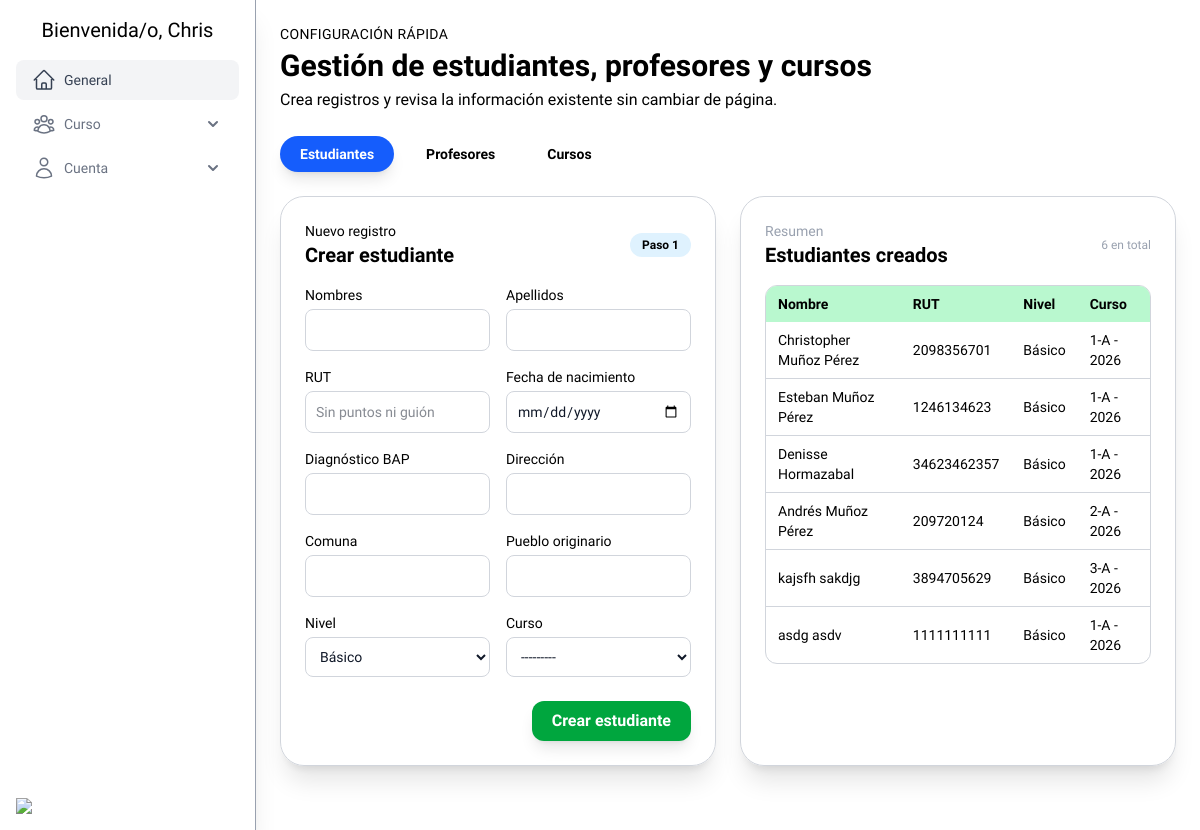
The page /core/gestion (signed in) on the database its author committed.
### accounts/models.py (models this page shows, shortened)
class User(AbstractUser):
    class Roles(models.TextChoices):
        ADMIN = 'ADMIN', 'Administrador'
        DIRECTOR = 'DIRECTOR', 'Director'
        COORDINATOR = 'COORDINADOR', 'Coordinador'
        TEACHER = 'TEACHER', 'Docente'
        PROFESSIONAL = 'PROFESSIONAL', 'Profesional'
    role = models.CharField(max_length=20, choices=Roles.choices, default=Roles.TEACHER)
    profesion = models.CharField(max_length=150, blank=True)
    phone = models.IntegerField(blank=True, null=True)
    address = models.CharField(max_length=255, blank=True)
    birth_date = models.DateField(null=True, blank=True)
    nro_registro = models.CharField(max_length=20, null=True)
    sala = models.ForeignKey(Sala, on_delete=models.SET_NULL, null=True, blank=True)

### core/models.py (models this page shows, shortened)
class DateTime(models.Model):
    created_at = models.DateTimeField(auto_now_add=True)
    updated_at = models.DateTimeField(auto_now=True)
    class Meta:
        abstract = True

class Estudiante(DateTime):
    first_name = models.CharField(max_length=150)
    last_name = models.CharField(max_length=150)
    rut = models.CharField(max_length=10, unique=True, verbose_name="RUT")
    birth_date = models.DateField()
    bapDiag = models.CharField(max_length=40)
    address = models.CharField(max_length=40)
    commune = models.CharField(max_length=40)
    etnia = models.CharField(max_length=40, null=True, blank=True)
    parents = models.ManyToManyField(Apoderado, related_name="students", blank=True)
    curso = models.ForeignKey(
        Curso, on_delete=models.CASCADE, related_name="students", null=True, blank=True
    )
    nivel = models.CharField(max_length=10, choices=Nivel.choices, default=Nivel.BASIC)

class Curso(DateTime):
    level = models.CharField(max_length=10, choices=Nivel.choices, default=Nivel.BASIC)
    name = models.CharField(max_length=25)
    sala_id = models.ForeignKey(
        Sala, on_delete=models.CASCADE, related_name="cursos", null=True
    )
    def __str__(self) -> str:
        return f"{self.name} - {self.created_at.year}"

### core/views.py (the view)
# urls.py: path('gestion', gestion_view, name='gestion'),
@staff_member_required
def gestion_view(request):
    active_tab = request.GET.get("tab", "estudiantes")
    User = get_user_model()
    if request.method == "POST":
        active_tab = request.POST.get("active_tab", "estudiantes")
        if active_tab == "estudiantes":
            estudiante_form = EstudianteForm(request.POST)
            profesor_form = ProfesorForm()
            curso_form = CursoForm()
            if estudiante_form.is_valid():
                estudiante_form.save()
                messages.success(request, "Estudiante creado correctamente.")
                return redirect(f"{request.path}?tab=estudiantes")
        elif active_tab == "profesores":
            profesor_form = ProfesorForm(request.POST)
            estudiante_form = EstudianteForm()
            curso_form = CursoForm()
            if profesor_form.is_valid():
                profesor_form.save()
                messages.success(request, "Profesor creado correctamente.")
                return redirect(f"{request.path}?tab=profesores")
        elif active_tab == "cursos":
            curso_form = CursoForm(request.POST)
            estudiante_form = EstudianteForm()
            profesor_form = ProfesorForm()
            if curso_form.is_valid():
                curso_form.save()
                messages.success(request, "Curso creado correctamente.")
                return redirect(f"{request.path}?tab=cursos")
        else:
            estudiante_form = EstudianteForm()
            profesor_form = ProfesorForm()
            curso_form = CursoForm()
    else:
        estudiante_form = EstudianteForm()
        profesor_form = ProfesorForm()
        curso_form = CursoForm()
    estudiantes = Estudiante.objects.select_related("curso", "curso__sala_id").all()
    profesores = User.objects.filter(role=User.Roles.TEACHER).select_related("sala")
    cursos = Curso.objects.select_related("sala_id").all()
    context = {
        "active_tab": active_tab,
        "estudiante_form": estudiante_form,
        "profesor_form": profesor_form,
        "curso_form": curso_form,
        "estudiantes": estudiantes,
        "profesores": profesores,
        "cursos": cursos,
    }
    return render(request, "gestion.html", context)

### core/a.py (called while the page is built)
def estudiantes_global(request):
    student = Estudiante.objects.all()
    users = User.objects.filter(role="TEACHER")
    return {
        'estudiantes': student,
        'users': users
    }

### core/models.py (called while the page is built)
    def __str__(self):
        return f"{self.nombre_sala}"

### core/templates/gestion.html (shortened to what this page needs)
{% extends 'base.html'%}
{% block content %}
<section class="space-y-6">
  <header class="flex flex-col gap-1">
    <p class="text-sm uppercase tracking-wide dark:text-indigo-300">Configuración rápida</p>
    <h1 class="text-3xl font-bold">Gestión de estudiantes, profesores y cursos</h1>
    <p class="dark:text-gray-300">Crea registros y revisa la información existente sin cambiar de página.</p>
  </header>
  <div class="flex flex-wrap gap-3">
    <button type="button" data-tab="estudiantes"
      class="tab-trigger rounded-full px-5 py-2 text-sm font-semibold transition">
      Estudiantes
    </button>
    <button type="button" data-tab="profesores"
      class="tab-trigger rounded-full px-5 py-2 text-sm font-semibold transition">
      Profesores
    </button>
    <button type="button" data-tab="cursos"
      class="tab-trigger rounded-full px-5 py-2 text-sm font-semibold transition">
      Cursos
    </button>
  </div>
  <div class="space-y-10">
    <div data-panel="estudiantes" class="{% if active_tab != 'estudiantes' %}hidden{% endif %} space-y-6">
      <div class="grid gap-6 lg:grid-cols-2">
        <form method="post" class="rounded-3xl border border-gray-300 dark:border-gray-600 dark:bg-gray-900/70 p-6 shadow-xl backdrop-blur">
          <div class="flex items-center justify-between">
            <div>
              <p class="text-sm dark:text-gray-400">Nuevo registro</p>
              <h2 class="text-xl font-semibold">Crear estudiante</h2>
            </div>
            <span class="rounded-full px-3 py-1 text-xs font-semibold bg-sky-100 dark:bg-indigo-500/20 dark:text-indigo-200">Paso 1</span>
          </div>
          <div class="mt-4 grid gap-4 md:grid-cols-2">
            {% for field in estudiante_form %}
            <div>
              <label class="mb-1 block text-sm dark:text-gray-300">{{ field.label }}</label>
              {{ field }}
            </div>
            {% endfor %}
          </div>
          <div class="mt-6 flex justify-end">
            <button type="submit"
              class="rounded-xl bg-green-600 px-5 py-2 font-semibold text-white shadow-lg transition hover:bg-indigo-500 focus:outline-none focus:ring-2 focus:ring-indigo-300">
              Crear estudiante
            </button>
          </div>
        </form>
        <div class="rounded-3xl border border-gray-300 dark:border-gray-600 dark:bg-gray-900/40 p-6 shadow-xl">
          <div class="flex items-center justify-between">
            <div>
              <p class="text-sm text-gray-400">Resumen</p>
              <h2 class="text-xl font-semibold">Estudiantes creados</h2>
            </div>
            <span class="text-xs text-gray-400">{{ estudiantes|length }} en total</span>
          </div>
          <div class="rounded-xl mt-4 max-h-[28rem] overflow-auto border border-gray-300 dark:border-gray-700">
            <table class="min-w-full text-sm">
              <thead class="bg-green-200 dark:bg-gray-800 dark:text-gray-200">
                <tr class="text-left">
                  <th class="px-3 py-2">Nombre</th>
                  <th class="px-3 py-2">RUT</th>
                  <th class="px-3 py-2">Nivel</th>
                  <th class="px-3 py-2">Curso</th>
                </tr>
              </thead>
              <tbody class="divide-y divide-gray-300 dark:divide-gray-800">
                {% for estudiante in estudiantes %}
                <tr class="hover:bg-green-50 dark:hover:bg-gray-800/60">
                  <td class="px-3 py-2">{{ estudiante.first_name }} {{ estudiante.last_name }}</td>
                  <td class="px-3 py-2">{{ estudiante.rut }}</td>
                  <td class="px-3 py-2">{{ estudiante.get_nivel_display }}</td>
                  <td class="px-3 py-2">{{ estudiante.curso|default:'Sin curso' }}</td>
                </tr>
                {% empty %}
                <tr>
                  <td colspan="4" class="px-3 py-4 text-center text-gray-400">No hay estudiantes registrados.</td>
                </tr>
                {% endfor %}
              </tbody>
            </table>
          </div>
        </div>
      </div>
    </div>
  </div>
</section>
{% endblock %}

### templates/base.html (shortened to what this page needs)
<!DOCTYPE html>
<html lang="en">
<head>
  <script src="https://cdn.jsdelivr.net/npm/@tailwindcss/browser@4"></script>
</head>
<body class="min-h-screen dark:bg-gray-800 dark:text-gray-100">
  <div class="flex min-h-screen">
    <aside class="flex flex-col w-64 dark:bg-gray-900 p-4 justify-between shadow-xl border-r border-gray-400 dark:border-gray-600">
      <ul class="space-y-1">
        <p class="text-xl text-center mb-4">Bienvenida/o, {{user.username}}</p>
        <li>
          <a href="{% url 'coreApp:index' %}"
            class="flex items-center gap-2 rounded-lg bg-gray-100 px-4 py-2 text-gray-700 dark:bg-gray-800 dark:hover:bg-teal-900 dark:text-gray-200">
            <span class="text-sm font-medium"> General </span>
          </a>
        </li>
        <li>
          <details class="group [&amp;_summary::-webkit-details-marker]:hidden">
            <summary
              class="group flex items-center justify-between rounded-lg px-4 py-2 text-gray-500 hover:bg-gray-100 hover:text-gray-700 dark:text-gray-400 dark:hover:bg-gray-800 dark:hover:text-gray-200">
              <div class="flex items-center gap-2">
                <span class="text-sm font-medium"> Curso </span>
              </div>
              <span class="shrink-0 transition duration-300 group-open:-rotate-180">
                <svg xmlns="http://www.w3.org/2000/svg" class="size-5" viewBox="0 0 20 20" fill="currentColor">
                  <path fill-rule="evenodd"
                    d="M5.293 7.293a1 1 0 011.414 0L10 10.586l3.293-3.293a1 1 0 111.414 1.414l-4 4a1 1 0 01-1.414 0l-4-4a1 1 0 010-1.414z"
                    clip-rule="evenodd"></path>
                </svg>
              </span>
            </summary>
          </details>
        </li>
        <li>
          <details class="group [&amp;_summary::-webkit-details-marker]:hidden">
            <summary
              class="group flex items-center justify-between rounded-lg px-4 py-2 text-gray-500 hover:bg-gray-100 hover:text-gray-700 dark:text-gray-400 dark:hover:bg-gray-800 dark:hover:text-gray-200">
              <div class="flex items-center gap-2">
                <span class="text-sm font-medium"> Cuenta </span>
              </div>
              <span class="shrink-0 transition duration-300 group-open:-rotate-180">
                <svg xmlns="http://www.w3.org/2000/svg" class="size-5" viewBox="0 0 20 20" fill="currentColor">
                  <path fill-rule="evenodd"
                    d="M5.293 7.293a1 1 0 011.414 0L10 10.586l3.293-3.293a1 1 0 111.414 1.414l-4 4a1 1 0 01-1.414 0l-4-4a1 1 0 010-1.414z"
                    clip-rule="evenodd"></path>
                </svg>
              </span>
            </summary>
          </details>
        </li>
      </ul>
      <img class="w-16" src="https://images.builderservices.io/s/cdn/v1.0/i/m?url=https%3A%2F%2Fstorage.googleapis.com%2Fproduction-hostgator-chile-v1-0-3%2F573%2F1237573%2FEeoJHNah%2Fd473ee41415e43fc99acf1131253fde3&methods=resize%2C60%2C5000"/>
    </aside>
    <main class="flex-1 flex flex-col p-6">
      {% block content %}{% endblock %}
    </main>
  </div>
</body>
</html>

### templates/base.html (style rules this page uses)
body { font-family: 'Red Hat Display', sans-serif; }

### rows shown on the page
User: username "Chris"
Estudiante: first_name "Christopher", last_name "Muñoz Pérez", rut "2098356701", nivel "Básico", curso "1-A - 2026"
Estudiante: first_name "Esteban", last_name "Muñoz Pérez", rut "1246134623", nivel "Básico", curso "1-A - 2026"
Estudiante: first_name "Denisse", last_name "Hormazabal", rut "34623462357", nivel "Básico", curso "1-A - 2026"
Estudiante: first_name "Andrés", last_name "Muñoz Pérez", rut "209720124", nivel "Básico", curso "2-A - 2026"
Estudiante: first_name "kajsfh", last_name "sakdjg", rut "3894705629", nivel "Básico", curso "3-A - 2026"
Estudiante: first_name "asdg", last_name "asdv", rut "1111111111", nivel "Básico", curso "1-A - 2026"

### other values the page prints
{{ field.label }} "Nombres" "Apellidos" "RUT" "Fecha de nacimiento" "Diagnóstico BAP" "Dirección" "Comuna" "Pueblo originario" "Nivel" "Curso"
{{ estudiantes|length }} "6"
